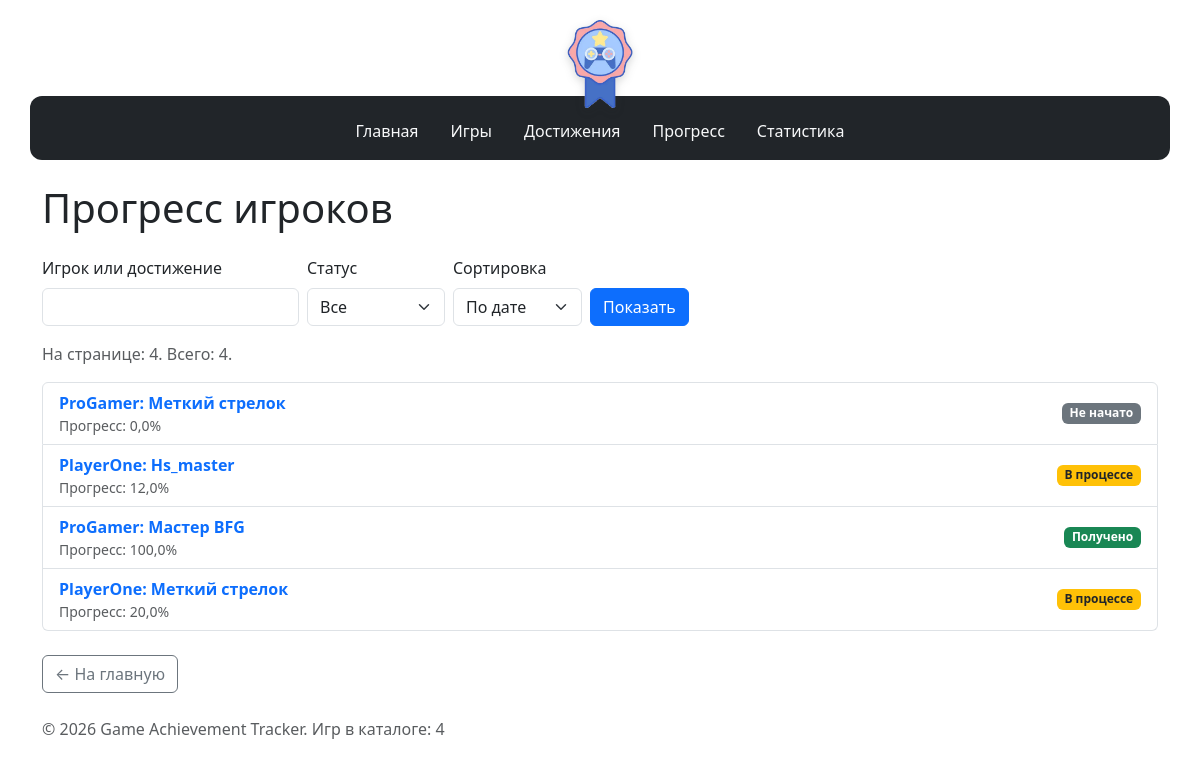
The app's page /progress/ with its own data.
### progress_records/models.py (models this page shows, shortened)
class Progress(models.Model):
    user = models.ForeignKey(
        "players.Player",
        verbose_name="игрок",
        on_delete=models.CASCADE,
        related_name="progress_records",
        db_column="user_id",
    )
    achievement = models.ForeignKey(
        "achievement.Achievement",
        verbose_name="достижение",
        on_delete=models.CASCADE,
        related_name="progress_records",
        db_column="achievement_id",
    )
    completed_actions = models.PositiveIntegerField("выполнено действий")
    record_date = models.CharField("дата фиксации", max_length=10)
    is_started = models.GeneratedField(
        verbose_name="начат",
        expression=Case(
            When(completed_actions__gt=0, then=Value(1)),
            default=Value(0),
            output_field=IntegerField(),
        ),
        output_field=IntegerField(),
        db_persist=True,
    )
    class Meta:
        db_table = "progress"
        ordering = ["-record_date", "id"]
        verbose_name = "прогресс"
        verbose_name_plural = "прогресс"
    def percent(self):
        required = self.achievement.required_actions
        if required <= 0:
            return 0.0
        value = self.completed_actions / required * 100
        return round(min(value, 100.0), 2)
    def status(self):
        required = self.achievement.required_actions
        if required > 0 and self.completed_actions >= required:
            return "Получено"
        if self.completed_actions > 0:
            return "В процессе"
        return "Не начато"

### players/models.py (models this page shows, shortened)
class Player(models.Model):
    username = models.CharField("имя", max_length=150)
    class Meta:
        db_table = "users"
        ordering = ["username"]
        verbose_name = "игрок"
        verbose_name_plural = "игроки"

### achievement/models.py (models this page shows, shortened)
class Achievement(models.Model):
    game = models.ForeignKey(
        "games_app.Game",
        verbose_name="игра",
        on_delete=models.CASCADE,
        related_name="achievements",
        db_column="game_id",
    )
    name = models.CharField("название", max_length=200)
    required_actions = models.PositiveIntegerField("нужно действий")
    is_secret = models.BooleanField("секретное", default=False)
    class Meta:
        db_table = "achievements"
        ordering = ["name"]
        verbose_name = "достижение"
        verbose_name_plural = "достижения"

### progress_records/views.py (the view)
# urls.py: path('', views.progress_list, name='list'),
def progress_list(request):
    query = request.GET.get("q", "").strip()
    state = request.GET.get("state", "")
    sort = request.GET.get("sort", "date")
    records = Progress.objects.select_related(
        "user",
        "achievement",
        "achievement__game",
    )
    if state == "done":
        records = records.filter(
            completed_actions__gte=F("achievement__required_actions"),
        )
    elif state == "active":
        records = records.filter(completed_actions__gt=0).exclude(
            completed_actions__gte=F("achievement__required_actions"),
        )
    if query:
        records = records.filter(
            Q(user__username__icontains=query)
            | Q(achievement__name__icontains=query),
        )
    if sort == "user":
        records = records.order_by("user__username", "-record_date")
    else:
        records = records.order_by("-record_date", "id")
    paginator = Paginator(records, 5)
    page_obj = paginator.get_page(request.GET.get("page"))
    params = request.GET.copy()
    params.pop("page", None)
    context = {
        "progress_list": page_obj.object_list,
        "page_obj": page_obj,
        "query": query,
        "state": state,
        "sort": sort,
        "querystring": params.urlencode(),
    }
    return render(
        request,
        "progress_records/progress_list.html",
        context,
    )

### homepage/context_processors.py (called while the page is built)
def catalog(request):
    return {"catalog_game_count": Game.objects.count()}

### progress_records/templates/progress_records/progress_list.html (shortened to what this page needs)
{% extends "base.html" %}
{% block content %}
<h1 class="mb-4">Прогресс игроков</h1>
<form method="get" class="row g-2 align-items-end mb-3">
    <div class="col-auto">
        <label for="q" class="form-label">Игрок или достижение</label>
        <input type="search" id="q" name="q" value="{{ query }}" class="form-control">
    </div>
    <div class="col-auto">
        <label for="state" class="form-label">Статус</label>
        <select id="state" name="state" class="form-select">
            <option value="">Все</option>
        </select>
    </div>
    <div class="col-auto">
        <label for="sort" class="form-label">Сортировка</label>
        <select id="sort" name="sort" class="form-select">
            <option value="date" {% if sort != "user" %}selected{% endif %}>По дате</option>
        </select>
    </div>
    <div class="col-auto">
        <button type="submit" class="btn btn-primary">Показать</button>
    </div>
</form>
<p class="text-muted">На странице: {{ progress_list|length }}. Всего: {{ page_obj.paginator.count }}.</p>
<ul class="list-group mb-4">
    {% for progress in progress_list %}
        <li class="list-group-item d-flex justify-content-between align-items-center">
            <div>
                <a href="{% url 'progress_records:detail' progress.id %}" class="text-decoration-none fw-bold">
                    {{ progress.user.username|default:"Неизвестный игрок" }}: {{ progress.achievement.name|default:"Без названия" }}
                </a>
                <div class="text-muted small">Прогресс: {{ progress.percent }}%</div>
            </div>
            {% include "progress_records/includes/progress_status.html" %}
        </li>
    {% empty %}
        <li class="list-group-item text-muted">Записи прогресса отсутствуют.</li>
    {% endfor %}
</ul>
<a href="{% url 'homepage:index' %}" class="btn btn-outline-secondary">← На главную</a>
{% endblock %}

### templates/base.html (shortened to what this page needs)
{% load static %}
<!DOCTYPE html>
<html lang="ru">
<head>
    <link
        rel="stylesheet"
        href="https://cdn.jsdelivr.net/npm/bootstrap@5.3.3/dist/css/bootstrap.min.css"
    >
    <link rel="stylesheet" href="{% static 'homepage/css/style.css' %}">
</head>
<body>
    <header class="app-header">
        <img
            src="{% static 'homepage/img/logo.png' %}"
            alt="Game Achievement Tracker"
            class="app-logo"
        >
        {% include "includes/navigation.html" %}
    </header>
    <main class="container">
        {% block content %}{% endblock %}
    </main>
    <footer class="container mt-4 mb-3">
        <p class="text-muted">
            © <span id="current-year"></span> Game Achievement Tracker.
            Игр в каталоге: {{ catalog_game_count }}
        </p>
    </footer>
</body>
</html>

### templates/includes/navigation.html
<nav class="nav app-navigation">
    <a class="nav-link" href="{% url 'homepage:index' %}">Главная</a>
    <a class="nav-link" href="{% url 'games_app:list' %}">Игры</a>
    <a class="nav-link" href="{% url 'achievement:list' %}">Достижения</a>
    <a class="nav-link" href="{% url 'progress_records:list' %}">Прогресс</a>
    <a class="nav-link" href="{% url 'progress_records:statistics' %}">Статистика</a>
</nav>

### progress_records/templates/progress_records/includes/progress_status.html
{% if progress.status == "Получено" %}
    <span class="badge progress-status progress-status-done">{{ progress.status }}</span>
{% elif progress.status == "В процессе" %}
    <span class="badge progress-status progress-status-active">{{ progress.status }}</span>
{% else %}
    <span class="badge progress-status progress-status-new">{{ progress.status }}</span>
{% endif %}

### homepage/static/homepage/css/style.css (style rules this page uses)
body { min-height: 100vh; }
.app-header { width: min(1140px, calc(100% - 2rem)); margin: 1.25rem auto 1.5rem; display: flex; flex-direction: column; align-items: center; }
.app-logo { width: 88px; height: auto; margin: 0 0 -12px; border: 0; background: transparent; position: relative; z-index: 1; filter: drop-shadow(0 3px 4px rgba(33, 37, 41, 0.18)); }
.app-navigation { width: 100%; justify-content: center; padding: 0.95rem 1rem 0.55rem; background-color: #212529; border-radius: 12px; }
.app-navigation .nav-link { color: #f8f9fa; }
.progress-status { font-weight: 600; }
.progress-status-done { background-color: #198754; color: #fff; }
.progress-status-active { background-color: #ffc107; color: #212529; }
.progress-status-new { background-color: #6c757d; color: #fff; }

### records on screen
Progress: user.username "ProGamer", achievement.name "Меткий стрелок", percent "0,0", status "Не начато"
Progress: user.username "PlayerOne", achievement.name "Hs_master", percent "12,0", status "В процессе"
Progress: user.username "ProGamer", achievement.name "Мастер BFG", percent "100,0", status "Получено"
Progress: user.username "PlayerOne", achievement.name "Меткий стрелок", percent "20,0", status "В процессе"

### other values on screen
{{ progress_list|length }} "4"
{{ page_obj.paginator.count }} "4"
{{ catalog_game_count }} "4"
